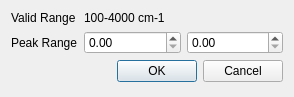
<?xml version="1.0" encoding="UTF-8"?>
<ui version="4.0">
 <class>RangeDialog</class>
 <widget class="QDialog" name="RangeDialog">
  <property name="geometry">
   <rect>
    <x>0</x>
    <y>0</y>
    <width>294</width>
    <height>97</height>
   </rect>
  </property>
  <property name="windowTitle">
   <string>Dialog</string>
  </property>
  <layout class="QFormLayout" name="formLayout">
   <item row="1" column="0">
    <widget class="QLabel" name="peakRangeLabel">
     <property name="text">
      <string>Peak Range</string>
     </property>
    </widget>
   </item>
   <item row="1" column="1">
    <layout class="QHBoxLayout" name="horizontalLayout">
     <item>
      <widget class="QDoubleSpinBox" name="minBox"/>
     </item>
     <item>
      <widget class="QDoubleSpinBox" name="maxBox"/>
     </item>
    </layout>
   </item>
   <item row="2" column="1">
    <widget class="QDialogButtonBox" name="buttonBox">
     <property name="orientation">
      <enum>Qt::Horizontal</enum>
     </property>
     <property name="standardButtons">
      <set>QDialogButtonBox::Cancel|QDialogButtonBox::Ok</set>
     </property>
    </widget>
   </item>
   <item row="0" column="1">
    <widget class="QLabel" name="rangeLabel">
     <property name="text">
      <string>100-4000 cm-1</string>
     </property>
    </widget>
   </item>
   <item row="0" column="0">
    <widget class="QLabel" name="validRangeLabel">
     <property name="text">
      <string>Valid Range</string>
     </property>
    </widget>
   </item>
  </layout>
 </widget>
 <resources/>
 <connections>
  <connection>
   <sender>buttonBox</sender>
   <signal>accepted()</signal>
   <receiver>RangeDialog</receiver>
   <slot>accept()</slot>
   <hints>
    <hint type="sourcelabel">
     <x>248</x>
     <y>254</y>
    </hint>
    <hint type="destinationlabel">
     <x>157</x>
     <y>274</y>
    </hint>
   </hints>
  </connection>
  <connection>
   <sender>buttonBox</sender>
   <signal>rejected()</signal>
   <receiver>RangeDialog</receiver>
   <slot>reject()</slot>
   <hints>
    <hint type="sourcelabel">
     <x>316</x>
     <y>260</y>
    </hint>
    <hint type="destinationlabel">
     <x>286</x>
     <y>274</y>
    </hint>
   </hints>
  </connection>
 </connections>
</ui>
